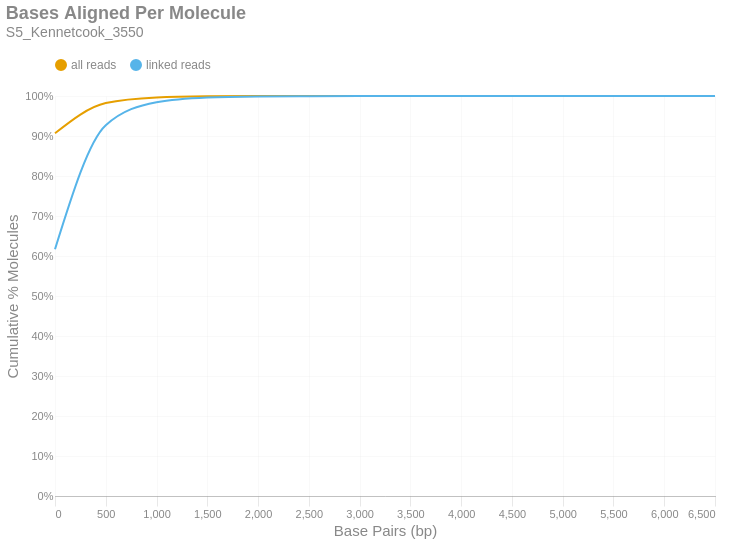

This figure's notebook cell:
### Markdown cell above
### Bases Aligned Per Molecule
This is a cumulative frequency distribution showing the number of base pairs aligned per unique molecule. These data are shown in 500 bp bins. There are two distributions: one with `all reads` (yellow) and another with only `linked reads` (blue). The percent of molecules in the `linked reads` distribution is relative to the total number of linked molecules.

### Code cell
if SKIPLR:
    print_html(f"Skipped")
else:
    binned_df = consolidated_hist(valids['aligned_bp'], mask, 500, True)
    with SafeRender(binned_df):
        (
            density_plot(binned_df, 'Bases Aligned Per Molecule', samplename, 'basesper')
            .encode(
                x=alt.X('bin:Q', title="Base Pairs (bp)").axis(tickMinStep=500).scale(padding=0),
                y=alt.Y('value:Q', title='Cumulative % Molecules')
                    .axis(format='%')
                    .scale(domain = [0,1])
                    .stack(False),
                color=alt.Color("key:N").scale(domain = ["all reads", "linked reads"]),
                tooltip = [
                    alt.Tooltip("key:N", title = "Data Type"),
                    alt.Tooltip("range_label:N", title="Bases Aligned Per Molecule"),
                    alt.Tooltip("value:Q", format = ".2%", title="% Molecules (Cum.)")
                ]
            )
        ).display()

### Figure 1 — Vega-Lite specification as saved in the notebook (floating-point values rounded to 4 significant figures)
{"width": "container", "height": 400, "config": {"title": {"anchor": "start", "dy": -15, "fontSize": 18, "color": "#888888", "subtitleColor": "#888888", "subtitleFontSize": 14}, "arc": {"fill": "#0072B2"}, "axis": {"domainColor": "#888888", "domainWidth": 0.5, "gridWidth": 0.2, "grid": false, "titleFontWeight": 400, "titleFontSize": 15, "labelFontSize": 11, "labelColor": "#888888", "tickColor": "#888888", "tickWidth": 0.2, "titleColor": "#888888"}, "axisBand": {"grid": false}, "axisX": {"grid": true, "tickSize": 10, "domainCap": "round"}, "axisY": {"domain": false, "grid": true, "tickSize": 0, "domainCap": "round"}, "background": "transparent", "header": {"labelFontSize": 15, "labelColor": "#888888", "titleFontSize": 15, "titleFontWeight": 600, "titleColor": "#888888"}, "legend": {"labelFont": "sans-serif", "labelFontSize": 12, "labelColor": "#888888", "symbolSize": 100, "symbolType": "circle", "titleFontSize": 12, "titlePadding": 10, "titleColor": "#888888", "title": null, "orient": "top"}, "range": {"category": ["#E69F00", "#56B4E9", "#009E73", "#F0E442", "#0072B2", "#D55E00", "#CC79A7", "#000000"], "diverging": ["#cfe8f3", "#a2d4ec", "#73bfe2", "#46abdb", "#1696d2", "#12719e"]}, "area": {"fill": "#0072B2", "fillOpacity": 0.7, "line": true, "strokeOpacity": 0.7}, "line": {"color": "#0072B2", "stroke": "#0072B2", "strokeWidth": 2}, "trail": {"color": "#0072B2", "stroke": "#0072B2", "strokeWidth": 0, "size": 1}, "point": {"filled": true, "fillOpacity": 1.0, "size": 95}, "text": {"color": "#888888", "fontSize": 11, "align": "right", "fontWeight": 400, "size": 11}, "bar": {"fill": "#0072B2", "stroke": null}, "view": {"stroke": null, "continuousWidth": 660, "continuousHeight": 400}}, "data": {"name": "data-9a0d49f6cd84915dd5e695ae8b590afb"}, "mark": {"type": "line", "interpolate": "monotone", "point": {"opacity": 0, "size": 275}}, "encoding": {"color": {"field": "key", "scale": {"domain": ["all reads", "linked reads"]}, "type": "nominal"}, "tooltip": [{"field": "key", "title": "Data Type", "type": "nominal"}, {"field": "range_label", "title": "Bases Aligned Per Molecule", "type": "nominal"}, {"field": "value", "format": ".2%", "title": "% Molecules (Cum.)", "type": "quantitative"}], "x": {"axis": {"tickMinStep": 500}, "field": "bin", "scale": {"padding": 0}, "title": "Base Pairs (bp)", "type": "quantitative"}, "y": {"axis": {"format": "%"}, "field": "value", "scale": {"domain": [0, 1]}, "stack": false, "title": "Cumulative % Molecules", "type": "quantitative"}}, "params": [{"name": "param_c36ac31b6afebe62", "select": {"type": "point", "fields": ["key"]}, "bind": "legend"}], "title": {"text": "Bases Aligned Per Molecule", "subtitle": "S5_Kennetcook_3550"}, "transform": [{"fold": ["all reads (cumsum)", "linked reads (cumsum)"]}, {"calculate": "replace(datum.key, ' (cumsum)', '')", "as": "key"}, {"filter": {"param": "param_c36ac31b6afebe62"}}], "usermeta": {"embedOptions": {"downloadFileName": "S5_Kennetcook_3550.basesper"}}, "$schema": "https://vega.github.io/schema/vega-lite/v6.1.0.json", "datasets": {"data-9a0d49f6cd84915dd5e695ae8b590afb": [{"bin": "0.0", "interval": "0.0-500.0", "all reads": 0.9067, "linked reads": 0.6169, "all reads (cumsum)": 0.9067, "linked reads (cumsum)": 0.6169, "range_label": "0-499"}, {"bin": "500.0", "interval": "500.0-1000.0", "all reads": 0.07555, "linked reads": 0.3099, "all reads (cumsum)": 0.9823, "linked reads (cumsum)": 0.9268, "range_label": "500-999"}, {"bin": "1000.0", "interval": "1000.0-1500.0", "all reads": 0.01394, "linked reads": 0.05759, "all reads (cumsum)": 0.9962, "linked reads (cumsum)": 0.9844, "range_label": "1000-1499"}, {"bin": "1500.0", "interval": "1500.0-2000.0", "all reads": 0.002875, "linked reads": 0.01189, "all reads (cumsum)": 0.9991, "linked reads (cumsum)": 0.9963, "range_label": "1500-1999"}, {"bin": "2000.0", "interval": "2000.0-2500.0", "all reads": 0.0006543, "linked reads": 0.002706, "all reads (cumsum)": 0.9998, "linked reads (cumsum)": 0.999, "range_label": "2000-2499"}, {"bin": "2500.0", "interval": "2500.0-3000.0", "all reads": 0.0001479, "linked reads": 0.0006116, "all reads (cumsum)": 0.9999, "linked reads (cumsum)": 0.9996, "range_label": "2500-2999"}, {"bin": "3000.0", "interval": "3000.0-3500.0", "all reads": 5.708e-05, "linked reads": 0.0002361, "all reads (cumsum)": 1.0, "linked reads (cumsum)": 0.9999, "range_label": "3000-3499"}, {"bin": "3500.0", "interval": "3500.0-4000.0", "all reads": 1.724e-05, "linked reads": 7.13e-05, "all reads (cumsum)": 1.0, "linked reads (cumsum)": 1.0, "range_label": "3500-3999"}, {"bin": "4000.0", "interval": "4000.0-4500.0", "all reads": 6.129e-06, "linked reads": 2.535e-05, "all reads (cumsum)": 1.0, "linked reads (cumsum)": 1.0, "range_label": "4000-4499"}, {"bin": "4500.0", "interval": "4500.0-5000.0", "all reads": 2.682e-06, "linked reads": 1.109e-05, "all reads (cumsum)": 1.0, "linked reads (cumsum)": 1.0, "range_label": "4500-4999"}, {"bin": "5000.0", "interval": "5000.0-5500.0", "all reads": 1.532e-06, "linked reads": 6.338e-06, "all reads (cumsum)": 1.0, "linked reads (cumsum)": 1.0, "range_label": "5000-5499"}, {"bin": "5500.0", "interval": "5500.0-6000.0", "all reads": 7.662e-07, "linked reads": 3.169e-06, "all reads (cumsum)": 1.0, "linked reads (cumsum)": 1.0, "range_label": "5500-5999"}, {"bin": "6000.0", "interval": "6000.0-6500.0", "all reads": 0.0, "linked reads": 0.0, "all reads (cumsum)": 1.0, "linked reads (cumsum)": 1.0, "range_label": "6000-6499"}, {"bin": "6500.0", "interval": "6500.0-7000.0", "all reads": 3.831e-07, "linked reads": 1.584e-06, "all reads (cumsum)": 1.0, "linked reads (cumsum)": 1.0, "range_label": "6500-6999"}]}}
